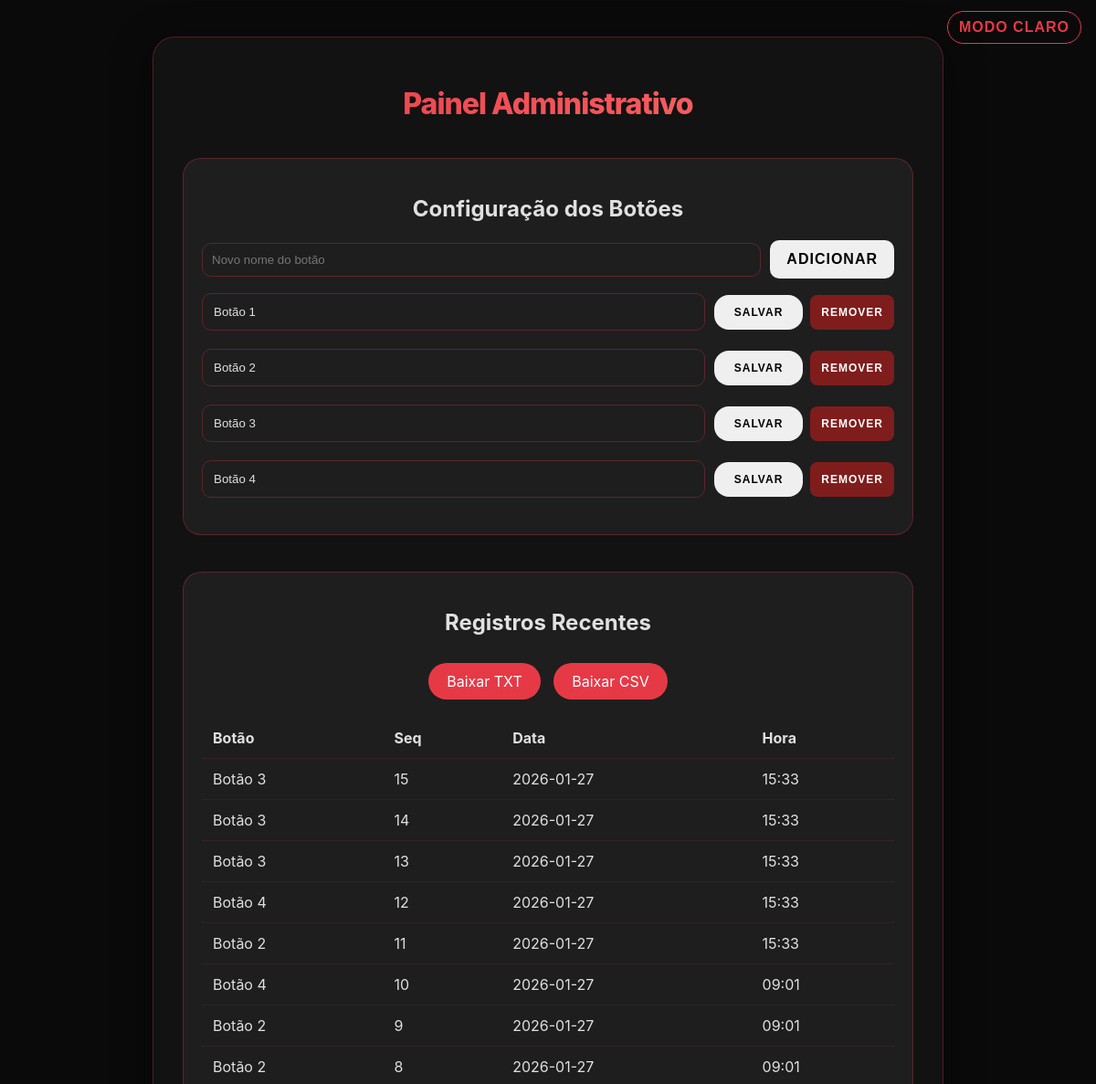
/admin (upper part), run on an earlier commit of the app's database.
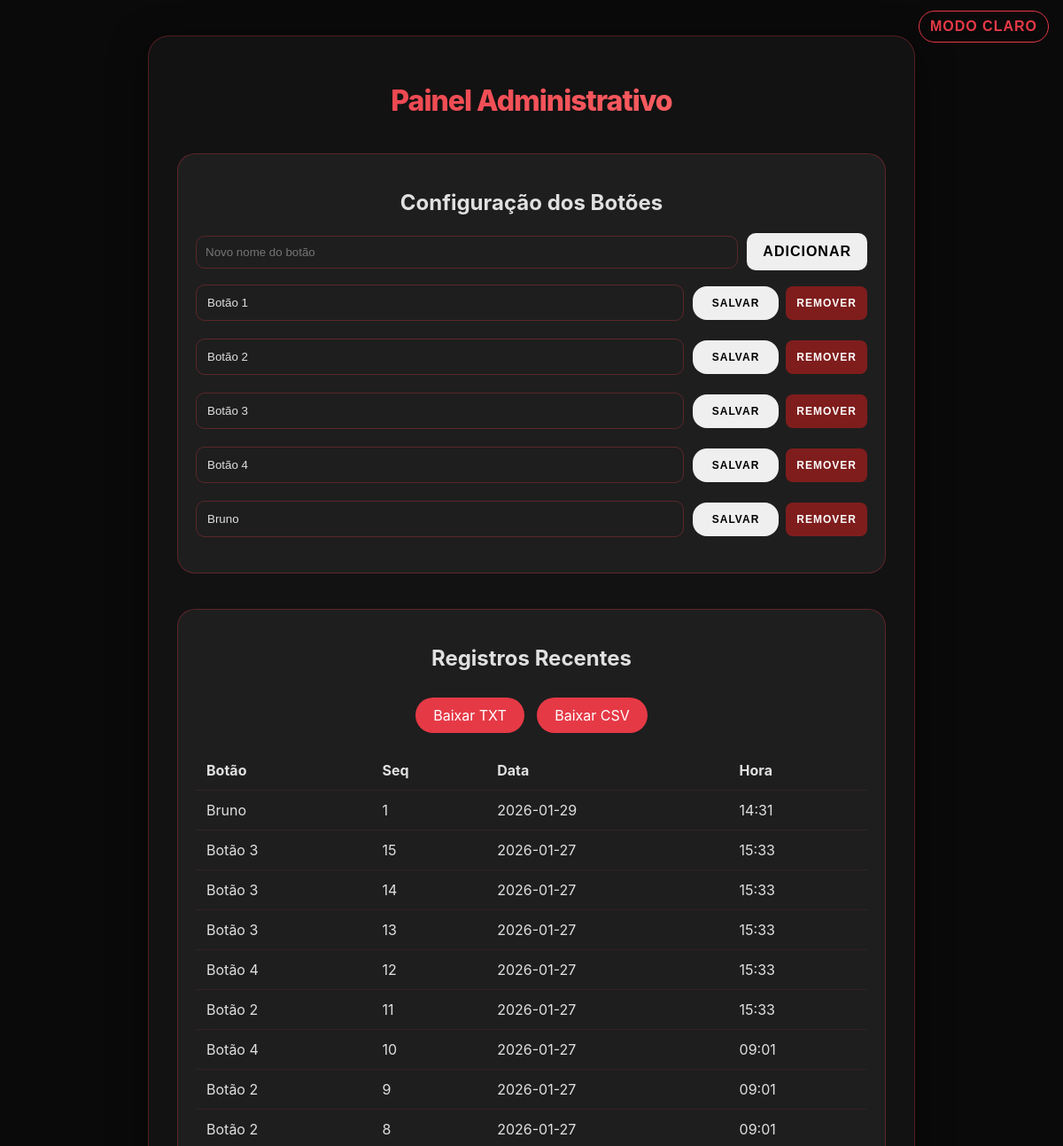
And on a later commit of the database.
### tables this page shows
CREATE TABLE botoes (
            id INTEGER PRIMARY KEY,
            nome TEXT
        );

CREATE TABLE cliques (
            id INTEGER PRIMARY KEY AUTOINCREMENT,
            botao TEXT,
            sequencial INTEGER,
            data TEXT,
            hora TEXT
        );

### app.py (the view)
@app.route('/admin')
def admin():
    conn = sqlite3.connect(DB_PATH)
    c = conn.cursor()
    c.execute("SELECT id, nome FROM botoes ORDER BY id")
    botoes = c.fetchall()
    c.execute("SELECT botao, sequencial, data, hora FROM cliques ORDER BY id DESC LIMIT 50")
    cliques = c.fetchall()
    conn.close()
    return render_template('admin.html', botoes=botoes, cliques=cliques)

### templates/admin.html (shortened to what this page needs)
<!DOCTYPE html>
<html lang="pt">
<head>
    <link rel="stylesheet" href="{{ url_for('static', filename='style.css') }}">
</head>
<body class="dark-mode">
    <div class="container" style="max-width: 800px;">
        <h1>Painel Administrativo</h1>
        <div class="admin-section">
            <h2>Configuração dos Botões</h2>
            <div style="display:flex; gap:10px; margin-bottom:16px; align-items:center;">
                <input type="text" id="new-button-name" placeholder="Novo nome do botão" style="flex:1; padding:10px; border-radius:10px; border:1px solid var(--border-vermelho); background:transparent; color:inherit;">
                <button id="add-button" style="padding:10px 16px; border-radius:10px;">Adicionar</button>
            </div>
            {% for btn in botoes %}
            <div class="config-grid">
                <input type="text" id="name-{{ btn[0] }}" value="{{ btn[1] }}">
                <div style="display:flex; gap:8px; align-items:center;">
                    <button class="btn-update" data-id="{{ btn[0] }}" style="padding: 10px 20px; font-size: 12px;">Salvar</button>
                    <button class="btn-delete" data-id="{{ btn[0] }}" style="padding: 10px; font-size: 12px; background:#7f1d1d; color:white; border-radius:8px;">Remover</button>
                </div>
            </div>
            {% endfor %}
        </div>
        <div class="admin-section">
            <h2>Registros Recentes</h2>
            <a href="/admin/export" class="export-btn">Baixar TXT</a>
            <a href="/admin/export_csv" class="export-btn" style="margin-left:10px">Baixar CSV</a>
            <div class="table-container">
                <table>
                    <thead>
                        <tr>
                            <th>Botão</th>
                            <th>Seq</th>
                            <th>Data</th>
                            <th>Hora</th>
                        </tr>
                    </thead>
                    <tbody>
                        {% for log in cliques %}
                        <tr>
                            <td>{{ log[0] }}</td>
                            <td>{{ log[1] }}</td>
                            <td>{{ log[2] }}</td>
                            <td>{{ log[3] }}</td>
                        </tr>
                        {% endfor %}
                    </tbody>
                </table>
            </div>
        </div>
    </div>
    <button id="themeToggle" class="theme-toggle" aria-label="Alternar tema">Modo</button>
</body>
</html>

What changed in the data, as far as the page shows it:
added botoes: nome "Bruno"
added cliques: botao "Bruno", sequencial "1", data "2026-01-29", hora "14:31"
